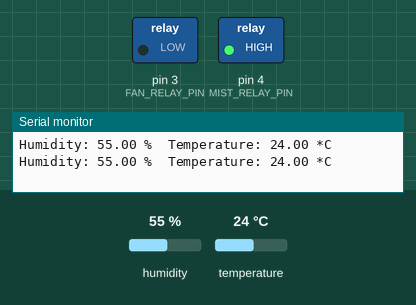
This program was run on a simulated Arduino Uno, built with avr-gcc and run on an emulated ATmega328P. Shown: switched loads named in the program (green lamp = pin HIGH), the last lines printed to the serial monitor. Inputs (shaded band) come from the test bench; at power-on: humidity 55 %, temperature 24 °C.

Above: at 2.8 s.
2.9 s: humidity set to 58 %
5.6 s: humidity set to 61 %
At 7.0 s:
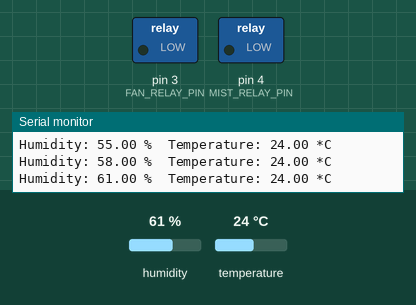
8.3 s: temperature set to 29 °C
11.3 s: temperature set to 32 °C
At 13.0 s:
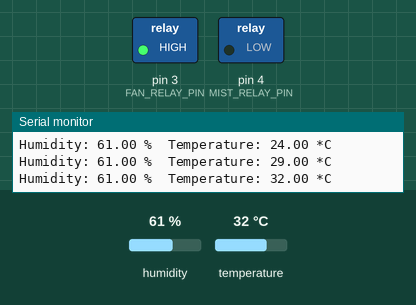
14.0 s: humidity set to 22 %
At 15.5 s:
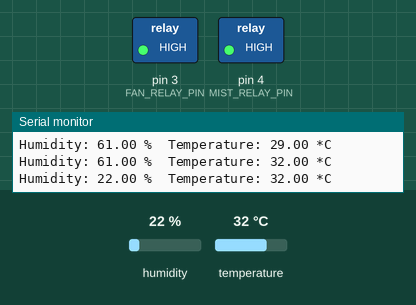
16.7 s: humidity set to 68 %
At 19.1 s:
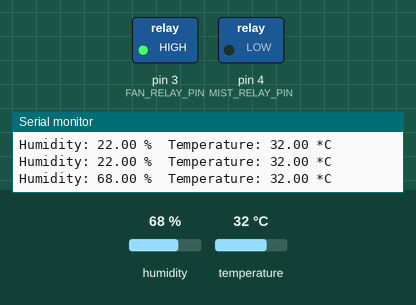
Timing chart, 0 to 20.6 s (numbered marks = the images above; inputs shaded):
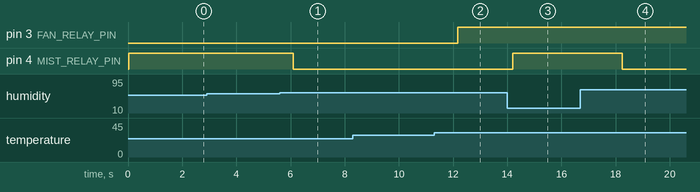

The program:

main.cpp
```cpp
#include <Arduino.h>
#include <DHT.h>

#define DHTPIN 2 // Chân dữ liệu của DHT nối với D2 của Arduino
#define DHTTYPE DHT11 // Hoặc DHT22, tuỳ vào loại cảm biến bạn sử dụng

#define FAN_RELAY_PIN 3 // Chân điều khiển relay của quạt
#define MIST_RELAY_PIN 4 // Chân điều khiển relay của máy phun sương

DHT dht(DHTPIN, DHTTYPE);

void setup() {
  Serial.begin(9600);
  dht.begin();

  pinMode(FAN_RELAY_PIN, OUTPUT);
  pinMode(MIST_RELAY_PIN, OUTPUT);

  // Khởi động các relay ở trạng thái tắt
  digitalWrite(FAN_RELAY_PIN, LOW);
  digitalWrite(MIST_RELAY_PIN, LOW);
}

void loop() {
  float humidity = dht.readHumidity();
  float temperature = dht.readTemperature();

  if (isnan(humidity) || isnan(temperature)) {
    Serial.println("Failed to read from DHT sensor!");
    return;
  }

  Serial.print("Humidity: ");
  Serial.print(humidity);
  Serial.print(" %\t");
  Serial.print("Temperature: ");
  Serial.print(temperature);
  Serial.println(" *C");

  // Điều khiển quạt dựa trên nhiệt độ
  if (temperature > 30) {
    digitalWrite(FAN_RELAY_PIN, HIGH); // Bật quạt
  } else {
    digitalWrite(FAN_RELAY_PIN, LOW); // Tắt quạt
  }

  // Điều khiển máy phun sương dựa trên độ ẩm
  if (humidity < 60) {
    digitalWrite(MIST_RELAY_PIN, HIGH); // Bật máy phun sương
  } else {
    digitalWrite(MIST_RELAY_PIN, LOW); // Tắt máy phun sương
  }

  delay(2000); // Đọc dữ liệu mỗi 2 giây
}
```

Measured:
- the behaviour switches between 59 and 60 % on humidity (found by bisection; images 0 and 1)
- the behaviour switches between 30 and 31 °C on temperature (found by bisection; images 1 and 2)
- after the input at 5.6 s, pin 4 (MIST_RELAY_PIN): HIGH → LOW after 0.50 s
- after the input at 11.3 s, pin 3 (FAN_RELAY_PIN): LOW → HIGH after 0.87 s
- after the input at 14.0 s, pin 4 (MIST_RELAY_PIN): LOW → HIGH after 0.20 s
- after the input at 16.7 s, pin 4 (MIST_RELAY_PIN): HIGH → LOW after 1.5 s
